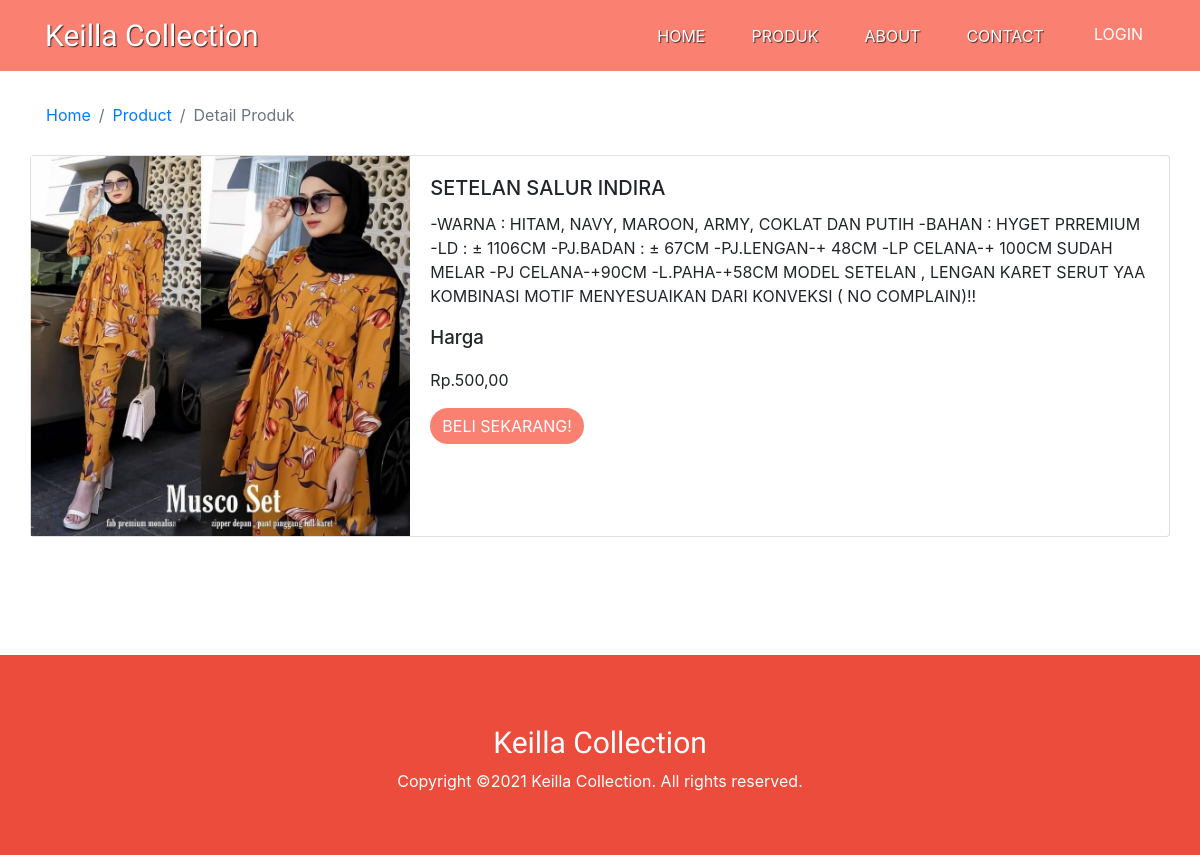
The page /view/detailproduk.php?id=2 on the database its author committed.
### tables this page shows
CREATE TABLE `produk` (
  `id_produk` int(11) NOT NULL,
  `nama_produk` varchar(100) NOT NULL,
  `harga_produk` int(11) NOT NULL,
  `berat_produk` int(11) NOT NULL,
  `foto_produk` varchar(100) NOT NULL,
  `deskripsi_produk` varchar(1000) NOT NULL
);

### koneksi/pilihbarang.php (called while the page is built, shortened)
<?php
include('koneksi.php');
if (isset($_GET['id'])) {
  $id_barang = $_GET['id'];
  $data = mysqli_query($con, "select * from produk where id_produk = '$id_barang'");
  $cek = mysqli_fetch_row($data);
}

### view/detailproduk.php (the view, shortened to what this page needs)
<?php
include("../koneksi/pilihbarang.php");
?>
<!doctype html>
<html lang="en">
<head>
  <link rel="stylesheet" href="https://cdn.jsdelivr.net/npm/bootstrap@4.6.0/dist/css/bootstrap.min.css">
  <link rel="stylesheet" href="../css/style.css">
</head>
<body class="bodydetail">
  <?php include("../view/header2.php"); ?>
  <div class="container">
    <div class="row">
      <nav aria-label="breadcrumb">
        <ol class="breadcrumb">
          <li class="breadcrumb-item"><a href="home.php">Home</a></li>
          <li class="breadcrumb-item"><a href="produk.php">Product</a></li>
          <li class="breadcrumb-item active" aria-current="page">Detail Produk</li>
        </ol>
      </nav>
    </div>
  </div>
  <div class="container detailproduk">
    <div class="row">
      <div class="card mb-3" style="max-width: 1200px; max-height:600px">
        <div class="row no-gutters">
          <div class="col-md-4">
            <img src="../img/Produk/<?= $cek['4'] ?>" alt="...">
          </div>
          <div class="col-md-8">
            <div class="card-body">
              <h5 class="card-title"><?= $cek['1']; ?></h5>
              <p class="card-text"><?= $cek['5']; ?></p>
              <p class="card-text" style="font-weight: 500; font-size:14pt;">Harga</p>
              <p class="card-text">Rp.<?= $cek['3']; ?>,00</p>
              <p class="card-text"><button class="btn btn-primary rounded-pill">Beli Sekarang!</button></p>
            </div>
          </div>
        </div>
      </div>
    </div>
  </div>
  <?php include("../view/footer.php"); ?>
</body>
</html>

### css/style.css (style rules this page uses)
.rounded-pill { text-transform: uppercase; background-color: salmon; border: 0cm; }
.detailproduk { height: 400px; }
.detailproduk img { width: 100%; }
.bodydetail { background-image: url(../img/floor-tile.png); background-repeat: fill; }
.breadcrumb { margin-top: 20px; background-color: rgba(255, 255, 255, 0); }

### rows shown on the page
produk: foto_produk (picture), nama_produk "SETELAN SALUR INDIRA", deskripsi_produk "-WARNA : HITAM, NAVY, MAROON, ARMY, COKLAT DAN PUTIH -BAHAN : HYGET PRREMIUM -LD : ± 1106CM -PJ.BADAN : ± 67CM -PJ.LENGAN-+ 48CM -LP CELANA-+ 100CM SUDAH MELAR -PJ CELANA-+90CM -L.PAHA-+58CM MODEL SETELAN , LENGAN KARET SERUT YAA KOMBINASI MOTIF MENYESUAIKAN DARI KONVEKSI ( NO COMPLAIN)!!", berat_produk "500"
